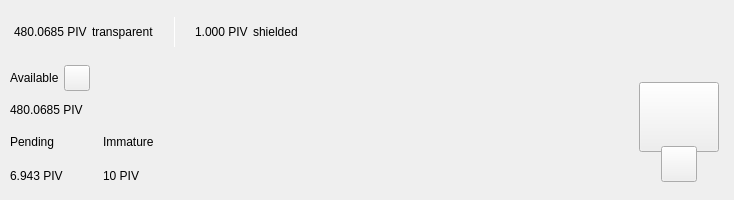
<?xml version="1.0" encoding="UTF-8"?>
<ui version="4.0">
 <class>TopBar</class>
 <widget class="QWidget" name="TopBar">
  <property name="geometry">
   <rect>
    <x>0</x>
    <y>0</y>
    <width>734</width>
    <height>200</height>
   </rect>
  </property>
  <property name="minimumSize">
   <size>
    <width>0</width>
    <height>200</height>
   </size>
  </property>
  <property name="maximumSize">
   <size>
    <width>16777215</width>
    <height>200</height>
   </size>
  </property>
  <property name="windowTitle">
   <string>Form</string>
  </property>
  <layout class="QVBoxLayout" name="verticalLayout_10" stretch="0">
   <property name="spacing">
    <number>0</number>
   </property>
   <property name="leftMargin">
    <number>0</number>
   </property>
   <property name="topMargin">
    <number>0</number>
   </property>
   <property name="rightMargin">
    <number>0</number>
   </property>
   <property name="bottomMargin">
    <number>0</number>
   </property>
   <item>
    <widget class="PFBorderImage" name="containerTop">
     <layout class="QVBoxLayout" name="verticalLayout_11">
      <property name="spacing">
       <number>0</number>
      </property>
      <property name="leftMargin">
       <number>0</number>
      </property>
      <property name="topMargin">
       <number>0</number>
      </property>
      <property name="rightMargin">
       <number>0</number>
      </property>
      <property name="bottomMargin">
       <number>0</number>
      </property>
      <item>
       <widget class="QWidget" name="top_container_2" native="true">
        <property name="minimumSize">
         <size>
          <width>0</width>
          <height>65</height>
         </size>
        </property>
        <layout class="QHBoxLayout" name="top_container">
         <property name="spacing">
          <number>0</number>
         </property>
         <property name="leftMargin">
          <number>14</number>
         </property>
         <property name="topMargin">
          <number>0</number>
         </property>
         <property name="rightMargin">
          <number>14</number>
         </property>
         <property name="bottomMargin">
          <number>0</number>
         </property>
         <item alignment="Qt::AlignVCenter">
          <widget class="QWidget" name="widgetTopAmount" native="true">
           <property name="sizePolicy">
            <sizepolicy hsizetype="Preferred" vsizetype="Maximum">
             <horstretch>0</horstretch>
             <verstretch>0</verstretch>
            </sizepolicy>
           </property>
           <layout class="QHBoxLayout" name="horizontalLayout_5">
            <property name="spacing">
             <number>5</number>
            </property>
            <property name="leftMargin">
             <number>0</number>
            </property>
            <property name="topMargin">
             <number>0</number>
            </property>
            <property name="rightMargin">
             <number>0</number>
            </property>
            <property name="bottomMargin">
             <number>0</number>
            </property>
            <item alignment="Qt::AlignTop">
             <widget class="QLabel" name="labelAmountTopPiv">
              <property name="minimumSize">
               <size>
                <width>0</width>
                <height>36</height>
               </size>
              </property>
              <property name="styleSheet">
               <string notr="true">padding:0px;margin:0px;</string>
              </property>
              <property name="text">
               <string notr="true">480.0685 PIV</string>
              </property>
             </widget>
            </item>
            <item>
             <widget class="QLabel" name="labelTrans">
              <property name="text">
               <string>transparent</string>
              </property>
             </widget>
            </item>
            <item>
             <spacer name="horizontalSpacer_11">
              <property name="orientation">
               <enum>Qt::Horizontal</enum>
              </property>
              <property name="sizeType">
               <enum>QSizePolicy::Fixed</enum>
              </property>
              <property name="sizeHint" stdset="0">
               <size>
                <width>15</width>
                <height>20</height>
               </size>
              </property>
             </spacer>
            </item>
            <item alignment="Qt::AlignVCenter">
             <widget class="QLabel" name="typeSpacerTop">
              <property name="minimumSize">
               <size>
                <width>1</width>
                <height>30</height>
               </size>
              </property>
              <property name="maximumSize">
               <size>
                <width>1</width>
                <height>30</height>
               </size>
              </property>
              <property name="styleSheet">
               <string notr="true">background-color:white;
padding:0px;
border:none;</string>
              </property>
              <property name="text">
               <string/>
              </property>
             </widget>
            </item>
            <item>
             <spacer name="horizontalSpacer_12">
              <property name="orientation">
               <enum>Qt::Horizontal</enum>
              </property>
              <property name="sizeType">
               <enum>QSizePolicy::Fixed</enum>
              </property>
              <property name="sizeHint" stdset="0">
               <size>
                <width>15</width>
                <height>20</height>
               </size>
              </property>
             </spacer>
            </item>
            <item alignment="Qt::AlignTop">
             <widget class="QLabel" name="labelAmountTopShieldedPiv">
              <property name="minimumSize">
               <size>
                <width>0</width>
                <height>36</height>
               </size>
              </property>
              <property name="text">
               <string notr="true">1.000 PIV</string>
              </property>
             </widget>
            </item>
            <item>
             <widget class="QLabel" name="labelShield">
              <property name="text">
               <string>shielded</string>
              </property>
             </widget>
            </item>
           </layout>
          </widget>
         </item>
         <item>
          <spacer name="horizontalSpacer">
           <property name="orientation">
            <enum>Qt::Horizontal</enum>
           </property>
           <property name="sizeHint" stdset="0">
            <size>
             <width>40</width>
             <height>20</height>
            </size>
           </property>
          </spacer>
         </item>
         <item>
          <layout class="QHBoxLayout" name="horizontalLayout_4">
           <property name="spacing">
            <number>12</number>
           </property>
           <property name="rightMargin">
            <number>0</number>
           </property>
           <item alignment="Qt::AlignRight">
            <widget class="QWidget" name="layoutSync" native="true">
             <property name="minimumSize">
              <size>
               <width>0</width>
               <height>36</height>
              </size>
             </property>
             <property name="maximumSize">
              <size>
               <width>16777215</width>
               <height>36</height>
              </size>
             </property>
             <layout class="QVBoxLayout" name="verticalLayout_9">
              <property name="leftMargin">
               <number>0</number>
              </property>
              <property name="topMargin">
               <number>0</number>
              </property>
              <property name="rightMargin">
               <number>0</number>
              </property>
              <property name="bottomMargin">
               <number>0</number>
              </property>
              <item>
               <widget class="ExpandableButton" name="pushButtonSync" native="true">
                <property name="minimumSize">
                 <size>
                  <width>36</width>
                  <height>36</height>
                 </size>
                </property>
                <property name="maximumSize">
                 <size>
                  <width>16777215</width>
                  <height>36</height>
                 </size>
                </property>
               </widget>
              </item>
             </layout>
            </widget>
           </item>
           <item>
            <widget class="ExpandableButton" name="pushButtonHDUpgrade" native="true">
             <property name="minimumSize">
              <size>
               <width>36</width>
               <height>36</height>
              </size>
             </property>
            </widget>
           </item>
           <item>
            <widget class="ExpandableButton" name="pushButtonStack" native="true">
             <property name="minimumSize">
              <size>
               <width>36</width>
               <height>36</height>
              </size>
             </property>
            </widget>
           </item>
           <item>
            <widget class="ExpandableButton" name="pushButtonConnection" native="true">
             <property name="minimumSize">
              <size>
               <width>36</width>
               <height>36</height>
              </size>
             </property>
            </widget>
           </item>
           <item>
            <widget class="ExpandableButton" name="pushButtonLock" native="true">
             <property name="sizePolicy">
              <sizepolicy hsizetype="Expanding" vsizetype="Expanding">
               <horstretch>0</horstretch>
               <verstretch>0</verstretch>
              </sizepolicy>
             </property>
             <property name="minimumSize">
              <size>
               <width>36</width>
               <height>0</height>
              </size>
             </property>
            </widget>
           </item>
          </layout>
         </item>
        </layout>
       </widget>
      </item>
      <item>
       <widget class="QWidget" name="bottom_container" native="true">
        <property name="minimumSize">
         <size>
          <width>0</width>
          <height>135</height>
         </size>
        </property>
        <layout class="QHBoxLayout" name="botton_container">
         <property name="leftMargin">
          <number>10</number>
         </property>
         <property name="topMargin">
          <number>0</number>
         </property>
         <property name="rightMargin">
          <number>10</number>
         </property>
         <property name="bottomMargin">
          <number>10</number>
         </property>
         <item>
          <layout class="QVBoxLayout" name="verticalLayout_7">
           <property name="spacing">
            <number>0</number>
           </property>
           <property name="leftMargin">
            <number>0</number>
           </property>
           <property name="rightMargin">
            <number>30</number>
           </property>
           <item>
            <layout class="QVBoxLayout" name="verticalLayout_2">
             <item>
              <layout class="QHBoxLayout" name="horizontalLayoutContainerAvailable">
               <property name="spacing">
                <number>5</number>
               </property>
               <item>
                <widget class="QLabel" name="labelTitle1">
                 <property name="text">
                  <string>Available</string>
                 </property>
                </widget>
               </item>
               <item>
                <widget class="QPushButton" name="pushButtonBalanceInfo">
                 <property name="minimumSize">
                  <size>
                   <width>26</width>
                   <height>26</height>
                  </size>
                 </property>
                 <property name="maximumSize">
                  <size>
                   <width>26</width>
                   <height>26</height>
                  </size>
                 </property>
                 <property name="mouseTracking">
                  <bool>true</bool>
                 </property>
                 <property name="focusPolicy">
                  <enum>Qt::NoFocus</enum>
                 </property>
                 <property name="text">
                  <string notr="true"/>
                 </property>
                 <property name="iconSize">
                  <size>
                   <width>24</width>
                   <height>24</height>
                  </size>
                 </property>
                 <property name="shortcut">
                  <string notr="true"/>
                 </property>
                </widget>
               </item>
               <item>
                <spacer name="horizontalSpacer_4">
                 <property name="orientation">
                  <enum>Qt::Horizontal</enum>
                 </property>
                 <property name="sizeType">
                  <enum>QSizePolicy::MinimumExpanding</enum>
                 </property>
                 <property name="sizeHint" stdset="0">
                  <size>
                   <width>20</width>
                   <height>20</height>
                  </size>
                 </property>
                </spacer>
               </item>
              </layout>
             </item>
             <item>
              <widget class="QLabel" name="labelAmountPiv">
               <property name="text">
                <string notr="true">480.0685 PIV</string>
               </property>
              </widget>
             </item>
            </layout>
           </item>
           <item>
            <widget class="QWidget" name="container_imm_pend" native="true">
             <layout class="QHBoxLayout" name="horizontalLayout_2">
              <property name="spacing">
               <number>0</number>
              </property>
              <property name="leftMargin">
               <number>0</number>
              </property>
              <property name="topMargin">
               <number>0</number>
              </property>
              <property name="rightMargin">
               <number>0</number>
              </property>
              <property name="bottomMargin">
               <number>0</number>
              </property>
              <item alignment="Qt::AlignLeft">
               <widget class="QWidget" name="container_pending" native="true">
                <property name="sizePolicy">
                 <sizepolicy hsizetype="Minimum" vsizetype="Preferred">
                  <horstretch>0</horstretch>
                  <verstretch>0</verstretch>
                 </sizepolicy>
                </property>
                <layout class="QVBoxLayout" name="verticalLayout_3">
                 <property name="leftMargin">
                  <number>0</number>
                 </property>
                 <property name="topMargin">
                  <number>0</number>
                 </property>
                 <property name="rightMargin">
                  <number>0</number>
                 </property>
                 <property name="bottomMargin">
                  <number>0</number>
                 </property>
                 <item>
                  <widget class="QLabel" name="labelTitle3">
                   <property name="text">
                    <string>Pending</string>
                   </property>
                  </widget>
                 </item>
                 <item>
                  <widget class="QLabel" name="labelPendingPiv">
                   <property name="text">
                    <string notr="true">6.943 PIV</string>
                   </property>
                  </widget>
                 </item>
                </layout>
               </widget>
              </item>
              <item>
               <spacer name="horizontalSpacer_3">
                <property name="orientation">
                 <enum>Qt::Horizontal</enum>
                </property>
                <property name="sizeType">
                 <enum>QSizePolicy::Fixed</enum>
                </property>
                <property name="sizeHint" stdset="0">
                 <size>
                  <width>40</width>
                  <height>20</height>
                 </size>
                </property>
               </spacer>
              </item>
              <item alignment="Qt::AlignLeft">
               <widget class="QWidget" name="container_immature" native="true">
                <property name="sizePolicy">
                 <sizepolicy hsizetype="Minimum" vsizetype="Preferred">
                  <horstretch>0</horstretch>
                  <verstretch>0</verstretch>
                 </sizepolicy>
                </property>
                <layout class="QVBoxLayout" name="verticalLayout_4">
                 <property name="leftMargin">
                  <number>0</number>
                 </property>
                 <property name="topMargin">
                  <number>0</number>
                 </property>
                 <property name="rightMargin">
                  <number>0</number>
                 </property>
                 <property name="bottomMargin">
                  <number>0</number>
                 </property>
                 <item>
                  <widget class="QLabel" name="labelTitle4">
                   <property name="text">
                    <string>Immature</string>
                   </property>
                  </widget>
                 </item>
                 <item>
                  <widget class="QLabel" name="labelImmaturePiv">
                   <property name="text">
                    <string notr="true">10 PIV</string>
                   </property>
                  </widget>
                 </item>
                </layout>
               </widget>
              </item>
              <item>
               <spacer name="horizontalSpacer_5">
                <property name="orientation">
                 <enum>Qt::Horizontal</enum>
                </property>
                <property name="sizeHint" stdset="0">
                 <size>
                  <width>40</width>
                  <height>20</height>
                 </size>
                </property>
               </spacer>
              </item>
             </layout>
            </widget>
           </item>
          </layout>
         </item>
         <item>
          <spacer name="horizontalSpacer_2">
           <property name="orientation">
            <enum>Qt::Horizontal</enum>
           </property>
           <property name="sizeHint" stdset="0">
            <size>
             <width>40</width>
             <height>20</height>
            </size>
           </property>
          </spacer>
         </item>
         <item alignment="Qt::AlignHCenter|Qt::AlignVCenter">
          <widget class="QWidget" name="qrContainer" native="true">
           <property name="sizePolicy">
            <sizepolicy hsizetype="Preferred" vsizetype="Minimum">
             <horstretch>0</horstretch>
             <verstretch>0</verstretch>
            </sizepolicy>
           </property>
           <property name="minimumSize">
            <size>
             <width>90</width>
             <height>110</height>
            </size>
           </property>
           <property name="maximumSize">
            <size>
             <width>90</width>
             <height>110</height>
            </size>
           </property>
           <layout class="QVBoxLayout" name="containerQR">
            <property name="spacing">
             <number>0</number>
            </property>
            <property name="leftMargin">
             <number>5</number>
            </property>
            <property name="topMargin">
             <number>10</number>
            </property>
            <property name="rightMargin">
             <number>5</number>
            </property>
            <property name="bottomMargin">
             <number>0</number>
            </property>
            <item>
             <widget class="QPushButton" name="btnQr">
              <property name="minimumSize">
               <size>
                <width>70</width>
                <height>70</height>
               </size>
              </property>
              <property name="maximumSize">
               <size>
                <width>16777215</width>
                <height>70</height>
               </size>
              </property>
              <property name="focusPolicy">
               <enum>Qt::NoFocus</enum>
              </property>
              <property name="text">
               <string/>
              </property>
              <property name="iconSize">
               <size>
                <width>70</width>
                <height>70</height>
               </size>
              </property>
             </widget>
            </item>
            <item>
             <spacer name="verticalSpacer">
              <property name="orientation">
               <enum>Qt::Vertical</enum>
              </property>
              <property name="sizeType">
               <enum>QSizePolicy::Fixed</enum>
              </property>
              <property name="sizeHint" stdset="0">
               <size>
                <width>20</width>
                <height>20</height>
               </size>
              </property>
             </spacer>
            </item>
            <item alignment="Qt::AlignHCenter|Qt::AlignBottom">
             <widget class="QPushButton" name="pushButtonQR">
              <property name="minimumSize">
               <size>
                <width>36</width>
                <height>36</height>
               </size>
              </property>
              <property name="maximumSize">
               <size>
                <width>36</width>
                <height>36</height>
               </size>
              </property>
              <property name="focusPolicy">
               <enum>Qt::NoFocus</enum>
              </property>
              <property name="text">
               <string/>
              </property>
             </widget>
            </item>
           </layout>
          </widget>
         </item>
        </layout>
       </widget>
      </item>
     </layout>
    </widget>
   </item>
  </layout>
 </widget>
 <customwidgets>
  <customwidget>
   <class>PFBorderImage</class>
   <extends>QFrame</extends>
   <header>qt/pivx/pfborderimage.h</header>
   <container>1</container>
  </customwidget>
  <customwidget>
   <class>ExpandableButton</class>
   <extends>QWidget</extends>
   <header>qt/pivx/expandablebutton.h</header>
   <container>1</container>
  </customwidget>
 </customwidgets>
 <resources/>
 <connections/>
</ui>
